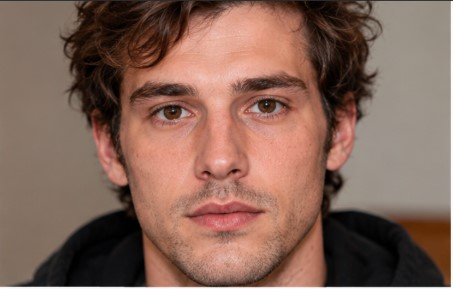
#> input picture user_tests/natural_damage/case01/ref1.jpg, 453 x 289 px
$ python -i quality_analyzer.py   (imports and definitions only)   (older library calls are emulated)
#> lines starting #> are read from the running program, lines starting #| are printed output that depends on the picture
"""
Image and Face Quality Analysis Module.
Computes Laplacian sharpness/clarity (inspired by Wei et al. 2019), illumination metrics,
and mask-conditioned landmark visibility scores.
"""

import numpy as np
import cv2
from typing import Dict, Any, List, Tuple, Optional


class QualityAnalyzer:
    """
    Evaluates image sharpness, exposure balance, and landmark visibility.
    """

    def __init__(self, laplacian_kernel_size: int = 5):
        self.laplacian_kernel_size = laplacian_kernel_size

    def compute_sharpness(self, image: np.ndarray, face_bbox: Optional[Tuple[int, int, int, int]] = None) -> Dict[str, float]:
        """
        Computes Laplacian variance and mean absolute gradient (Clarity_Laplace).
        """
        if image.ndim == 3:
            gray = cv2.cvtColor(image, cv2.COLOR_BGR2GRAY) if image.dtype == np.uint8 else image[:, :, 0]
        else:
            gray = image.copy()

        # If face_bbox is provided, compute on face crop
        if face_bbox is not None:
            x1, y1, x2, y2 = face_bbox
            crop = gray[y1:y2, x1:x2]
            if crop.size > 0:
                gray = crop

        laplacian = cv2.Laplacian(gray, cv2.CV_64F, ksize=self.laplacian_kernel_size)
        laplacian_var = float(np.var(laplacian))
        laplacian_mean_abs = float(np.mean(np.abs(laplacian)))

        # Normalized clarity score in [0, 1] using Laplacian clarity (Wei et al., 2019)
        # Scaled by reference half-saturation constant C=60.0
        norm_sharpness = float(laplacian_mean_abs / (laplacian_mean_abs + 60.0))

        return {
            "laplacian_variance": round(laplacian_var, 2),
            "laplacian_clarity": round(laplacian_mean_abs, 2),
            "normalized_sharpness": round(norm_sharpness, 4),
            "is_blurry": laplacian_mean_abs < 40.0
        }

    def compute_illumination(self, image: np.ndarray, face_bbox: Optional[Tuple[int, int, int, int]] = None) -> Dict[str, float]:
        """
        Computes luminance mean, contrast, and exposure distribution.
        """
        if image.ndim == 3:
            gray = cv2.cvtColor(image, cv2.COLOR_BGR2GRAY) if image.dtype == np.uint8 else image[:, :, 0]
        else:
            gray = image.copy()

        if face_bbox is not None:
            x1, y1, x2, y2 = face_bbox
            crop = gray[y1:y2, x1:x2]
            if crop.size > 0:
                gray = crop

        mean_lum = float(np.mean(gray))
        std_lum = float(np.std(gray))

        # Underexposure (<20) and overexposure (>235) fraction
        underexposed_frac = float(np.mean(gray < 20))
        overexposed_frac = float(np.mean(gray > 235))

        # Balanced illumination score in [0, 1]
        exposure_balance = max(0.0, 1.0 - (underexposed_frac + overexposed_frac) * 2.0)

        return {
            "mean_luminance": round(mean_lum, 2),
            "contrast_std": round(std_lum, 2),
            "underexposed_ratio": round(underexposed_frac, 4),
            "overexposed_ratio": round(overexposed_frac, 4),
            "exposure_balance_score": round(exposure_balance, 4)
        }

    # [53 lines left out: function evaluate_landmark_visibility, not called in this run]

    def compute_composite_quality_score(
        self,
        image: np.ndarray,
        face_bbox: Optional[Tuple[int, int, int, int]] = None
    ) -> float:
        """
        Combines normalized sharpness and illumination balance into overall quality score in [0, 1].
        """
        sharpness_info = self.compute_sharpness(image, face_bbox)
        illum_info = self.compute_illumination(image, face_bbox)

        composite = (
            0.6 * sharpness_info["normalized_sharpness"] +
            0.4 * illum_info["exposure_balance_score"]
        )
        return round(float(np.clip(composite, 0.0, 1.0)), 4)

>>> import cv2
>>> picture = cv2.imread('../../user_tests/natural_damage/case01/ref1.jpg')
#> picture is the input picture: shape (289, 453, 3); mean B, G, R 87.3, 99.9, 131.9
>>> result = QualityAnalyzer().compute_composite_quality_score(picture)
#> in compute_sharpness, `gray = cv2.cvtColor(image, cv2.COLOR_BGR2GRAY) if image.dtype == np.ui..`:
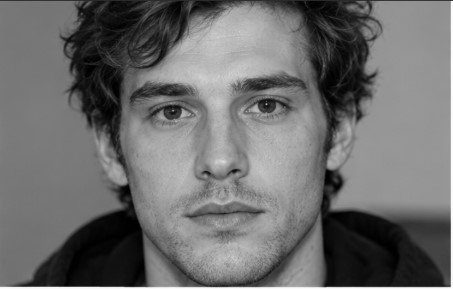
#> gray: shape (289, 453); min 0, max 255, mean 108
#> in compute_sharpness, `laplacian = cv2.Laplacian(gray, cv2.CV_64F, ksize=self.laplacian_kerne..`:
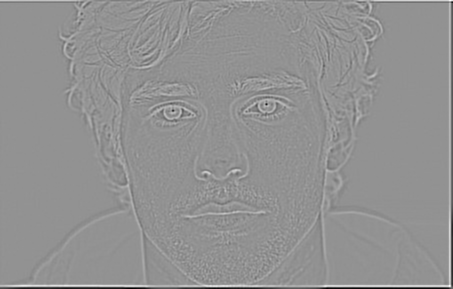
#> laplacian: shape (289, 453) float64; min -6708, max 4976, mean -10.9; drawn with min black and max white
#> in compute_sharpness, `laplacian_var = float(np.var(laplacian))`: laplacian_var = 304148.6
#> in compute_sharpness, `laplacian_mean_abs = float(np.mean(np.abs(laplacian)))`: laplacian_mean_abs = 224.2
#> in compute_sharpness, `norm_sharpness = float(laplacian_mean_abs / (laplacian_mean_abs + 60.0))`: norm_sharpness = 0.789
#> in compute_composite_quality_score, `sharpness_info = self.compute_sharpness(image, face_bbox)`: sharpness_info = {'laplacian_variance': 304148.6, 'laplacian_clarity': 224.2, 'normalized_sharpness': 0.789, 'is_blurry': False}
#> in compute_illumination, `mean_lum = float(np.mean(gray))`: mean_lum = 108
#> in compute_illumination, `std_lum = float(np.std(gray))`: std_lum = 55.28
#> in compute_illumination, `underexposed_frac = float(np.mean(gray < 20))`: underexposed_frac = 0.111
#> in compute_illumination, `overexposed_frac = float(np.mean(gray > 235))`: overexposed_frac = 0.00879
#> in compute_illumination, `exposure_balance = max(0.0, 1.0 - (underexposed_frac + overexposed_fra..`: exposure_balance = 0.761
#> in compute_composite_quality_score, `illum_info = self.compute_illumination(image, face_bbox)`: illum_info = {'mean_luminance': 108, 'contrast_std': 55.28, 'underexposed_ratio': 0.111, 'overexposed_ratio': 0.0088, 'exposure_balance_score': 0.761}
#> in compute_composite_quality_score, `composite = ( 0.6 * sharpness_info["normalized_sharpness"] + 0.4 * ill..`: composite = 0.778
#> result = 0.778

$ run again, on user_tests/natural_damage/case01/ref2.jpg
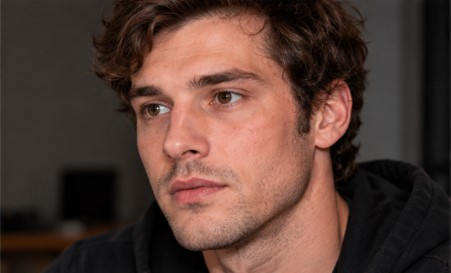
#> input picture user_tests/natural_damage/case01/ref2.jpg, 451 x 273 px
#> picture is the input picture: shape (273, 451, 3); mean B, G, R 53.2, 61.3, 86
#> in compute_sharpness, `gray = cv2.cvtColor(image, cv2.COLOR_BGR2GRAY) if image.dtype == np.ui..`:
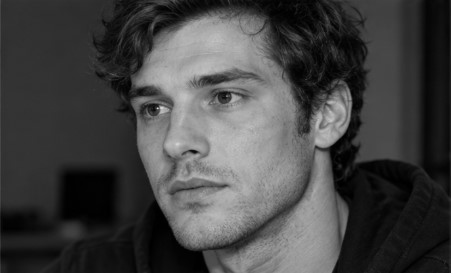
#> gray: shape (273, 451); min 0, max 212, mean 67.7
#> in compute_sharpness, `laplacian = cv2.Laplacian(gray, cv2.CV_64F, ksize=self.laplacian_kerne..`:
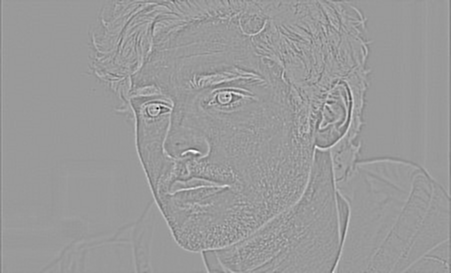
#> laplacian: shape (273, 451) float64; min -5222, max 3420, mean -1.4; drawn with min black and max white
#> laplacian_var = 70017.8
#> laplacian_mean_abs = 144.5
#> norm_sharpness = 0.707
#> sharpness_info = {'laplacian_variance': 70017.8, 'laplacian_clarity': 144.5, 'normalized_sharpness': 0.707, 'is_blurry': False}
#> mean_lum = 67.73
#> std_lum = 54.48
#> underexposed_frac = 0.219
#> overexposed_frac = 0
#> exposure_balance = 0.562
#> illum_info = {'mean_luminance': 67.73, 'contrast_std': 54.48, 'underexposed_ratio': 0.219, 'overexposed_ratio': 0, 'exposure_balance_score': 0.562}
#> composite = 0.649

$ run again, on user_tests/natural_damage/case01/ref3.jpg
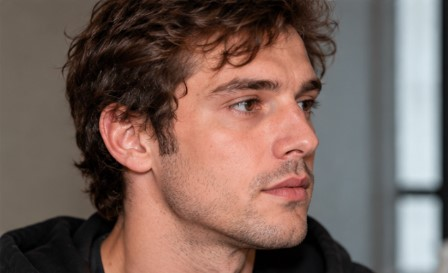
#> input picture user_tests/natural_damage/case01/ref3.jpg, 448 x 273 px
#> picture is the input picture: shape (273, 448, 3); mean B, G, R 90.7, 98.2, 119.7
#> in compute_sharpness, `gray = cv2.cvtColor(image, cv2.COLOR_BGR2GRAY) if image.dtype == np.ui..`:
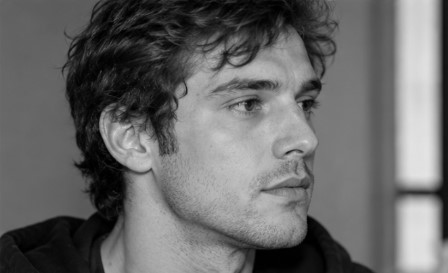
#> gray: shape (273, 448); min 0, max 228, mean 103.8
#> in compute_sharpness, `laplacian = cv2.Laplacian(gray, cv2.CV_64F, ksize=self.laplacian_kerne..`:
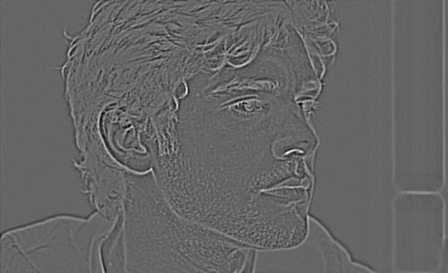
#> laplacian: shape (273, 448) float64; min -2564, max 3848, mean -0.4; drawn with min black and max white
#> laplacian_var = 92607.8
#> laplacian_mean_abs = 171.3
#> norm_sharpness = 0.741
#> sharpness_info = {'laplacian_variance': 92607.8, 'laplacian_clarity': 171.3, 'normalized_sharpness': 0.741, 'is_blurry': False}
#> mean_lum = 103.8
#> std_lum = 59.09
#> underexposed_frac = 0.121
#> overexposed_frac = 0
#> exposure_balance = 0.758
#> illum_info = {'mean_luminance': 103.8, 'contrast_std': 59.09, 'underexposed_ratio': 0.121, 'overexposed_ratio': 0, 'exposure_balance_score': 0.758}
#> composite = 0.748
